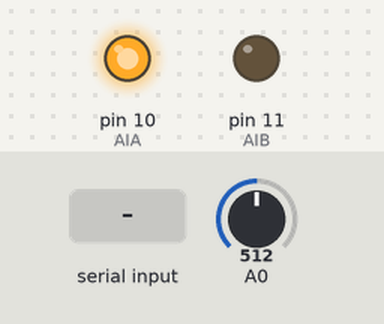
The program below on a simulated Arduino Uno, built with avr-gcc and run on an emulated ATmega328P. Shown: output pins drawn as LEDs (lit = HIGH). The test bench sets the inputs (shaded band); at power-on: A0 = 512. What the program prints to the serial monitor is not drawn.

Above: at 1.2 s.
1.3 s: A0 set to 290
At 2.06 s:
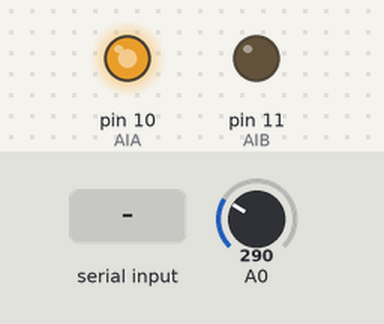
At 3.06 s:
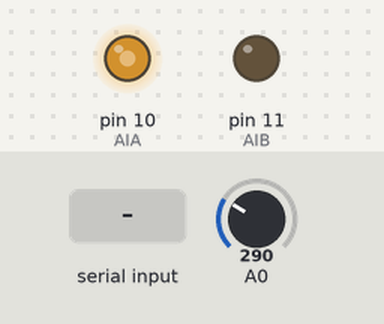
4.3 s: A0 set to 122
7.3 s: "90,45\n" received over Serial
At 8.35 s:
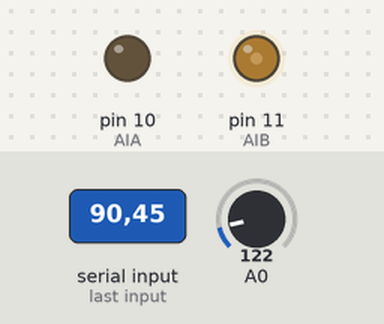
Timing chart, 0 to 10.4 s (numbered marks = the images above; inputs shaded):
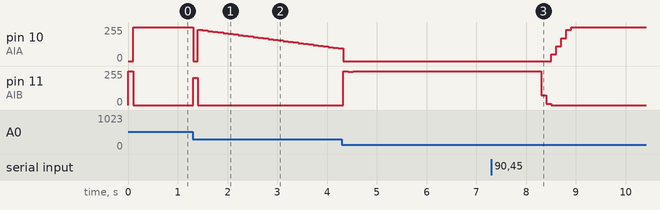

Measured:
- after the input at 1.3 s, pin 10 (AIA): 255/255 → 0/255 at once, → 235/255 0.10 s later, → 230/255 0.10 s later, → 225/255 0.10 s later, … (30 changes in this stretch); pin 11 (AIB): 0/255 → 204/255 at once, → 0/255 0.10 s later
- after the input at 7.3 s, pin 10 (AIA): moves from 0/255 to 255/255 over 0.40 s, starting after 1.2 s; pin 11 (AIB): 255/255 → 72/255 after 1.0 s, → 11/255 0.10 s later, → 0/255 0.10 s later

The program:

main.cpp
```cpp
#include <Arduino.h> /// Arduino main lib
#include <PID_v1.h>  /// PID liblary

unsigned long time = 0;     // time variable for filter
unsigned long oldTime = 0;  // time variable for filter
int value;
int oldValue;
int out;   /// filter output

#define AIA 10  // driver input A
#define AIB 11  // driver input B

/* PID definition */
double Setpoint = 300, PIDInput, PIDOutput;
double Kp=1, Ki=5, Kd=0.2;
PID myPID(&PIDInput, &PIDOutput, &Setpoint, Kp, Ki, Kd, DIRECT);
/* PID definition end */

//// function for driving motor
void motor(int velocity){
  if (velocity >= 0)
  {
    digitalWrite(AIA, LOW);
    analogWrite(AIB, abs(velocity));
  }
  if(velocity < 0)
  {
    analogWrite(AIA, abs(velocity));
    digitalWrite(AIB, LOW);
  }
}

void setup() {
  TCCR1B = TCCR1B & B11111000 | B00000001;  /// setting PWM freq. to max

  myPID.SetMode(AUTOMATIC);
  myPID.SetOutputLimits(-255, 255);

  Serial.begin(115200);      ///Serial port

  value = analogRead(A0);
  oldValue = value;

  //motor definition
  pinMode(AIA, OUTPUT);
  pinMode(AIB, OUTPUT);
}

void loop() {
    if (Serial.available() > 0) {
    // read the incoming byte:
    Setpoint = Serial.parseInt();
  }

  //Setpoint = analogRead(A1);
  myPID.Compute();
  motor(PIDOutput);

  value = analogRead(A0);

  Serial.print(out);
  Serial.print(", ");
  Serial.print(value);
  Serial.print(", ");
  Serial.print(PIDOutput);
  Serial.print(", ");
  Serial.println(Setpoint);
  //filter
  time = millis();
  if ((time - oldTime) >= 1)
  {
    if ((value - oldValue) >= 3 || (oldValue - value) >= 3)
    {
      PIDInput = value;
      oldValue = value;
    }
    else
    {
      PIDInput = oldValue;
    }
  }
  //filter end
}
```
